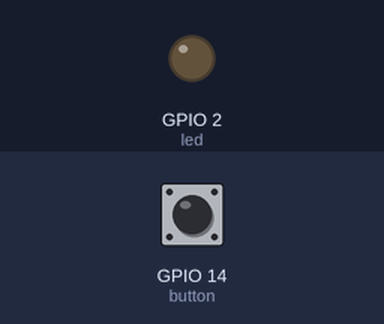
This program was run on a simulated ESP32 board running MicroPython. Parts: output pins drawn as LEDs (lit = HIGH). Inputs (shaded band) come from the test bench; at power-on: GPIO 14 (button) HIGH.

Above: at 1.2 s.
1.3 s: GPIO 14 (button) pulled LOW for 0.15 s
At 1.9 s:
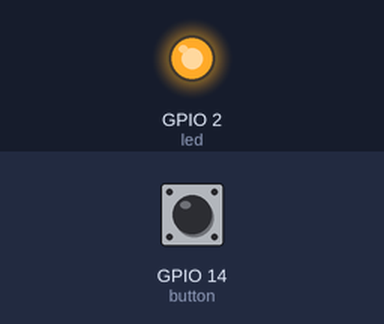
2.9 s: GPIO 14 (button) pulled LOW for 1 s
At 3.2 s:
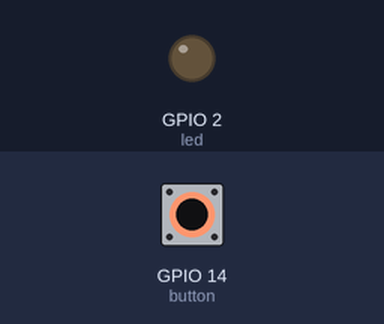
5.4 s: GPIO 14 (button) pulled LOW for 3.2 s
At 6.3 s:
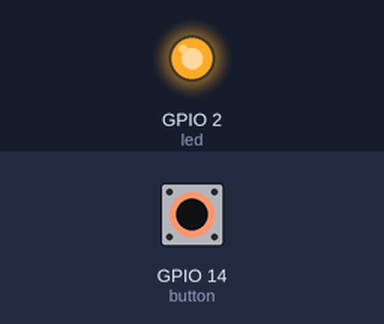
Timing chart, 0 to 8.4 s (numbered marks = the images above; inputs shaded):
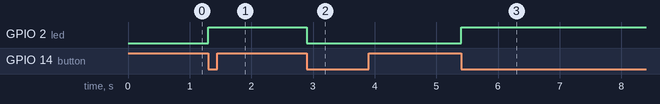

Measured:
- after the input at 1.3 s, GPIO 2 (led): LOW → HIGH at once
- after the input at 2.9 s, GPIO 2 (led): HIGH → LOW at once
- after the input at 5.4 s, GPIO 2 (led): LOW → HIGH at once

The program:

mission_flag.py
```python
from machine import Pin
import time

button = Pin(14, Pin.IN, Pin.PULL_UP)
led = Pin(2, Pin.OUT)


def on_press(pin):
    global pressed
    pressed = True  # 깃발만 세우고 바로 끝내요


pressed = False
button.irq(trigger=Pin.IRQ_FALLING, handler=on_press)
while True:
    if pressed:
        if led.value() == 0:  # 꺼져 있었으면 켜고
            led.value(1)
        else:
            led.value(0)
        pressed = False
    time.sleep(0.05)
```
